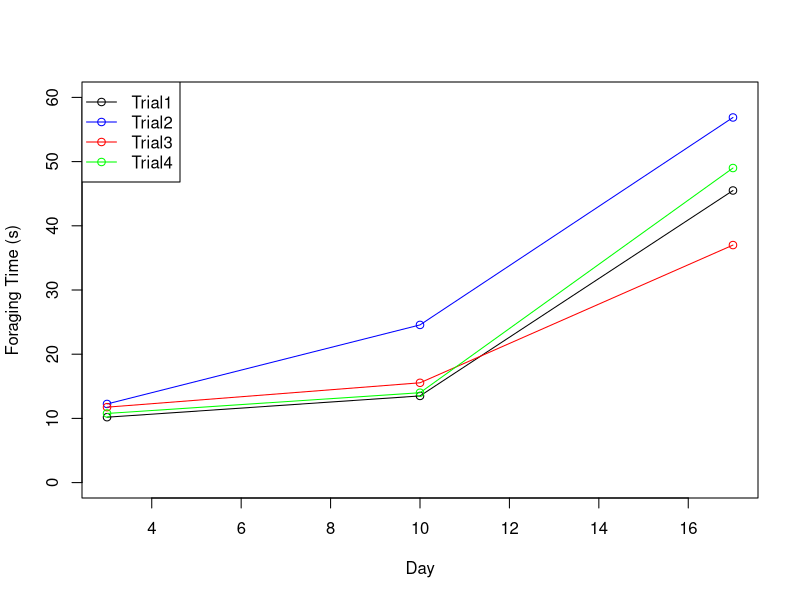

This chart was generated by the following R code:
## ---- chunk 1
knitr::opts_chunk$set(echo = TRUE)
## ---- chunk 2
Data<-read.csv('Data/FlockingAndForaging_Data.csv') #use the read.csv() file to load in the data
## ---- chunk 3
library(tidyr);library(dplyr)
SummaryData<-Data %>%
  group_by(Trial,Day) %>%
  summarise(MeanForagingTime=mean(ForagingTime,na.rm=T),
            StandardDeviation=sqrt(var(ForagingTime,na.rm=T)),
            N=length(unique(Group)),
            NStarved=sum(CauseOfDeath=='s'),
            NDepredated=sum(CauseOfDeath=='h' | CauseOfDeath=='g'))
SummaryData$NSurvived<-SummaryData$N-SummaryData$NStarved-SummaryData$NDepredated
SummaryData$PStarved<-SummaryData$NStarved/SummaryData$N
SummaryData$PDepredated<-SummaryData$NDepredated/SummaryData$N
SummaryData$PSurvived<-SummaryData$NSurvived/SummaryData$N
SummaryData<-as.data.frame(SummaryData)
## ---- chunk 4

SummaryData<-subset.data.frame(SummaryData,SummaryData$Day==3 | SummaryData$Day==10 |SummaryData$Day==17)

## ---- chunk 5
Trial1<-subset.data.frame(SummaryData,SummaryData$Trial==1)
Trial2<-subset.data.frame(SummaryData,SummaryData$Trial==2)
Trial3<-subset.data.frame(SummaryData,SummaryData$Trial==3)
Trial4<-subset.data.frame(SummaryData,SummaryData$Trial==4)
## ---- chunk 6
plot(MeanForagingTime~Day,data=Trial1,type='o',ylim=c(0,60),ylab='Foraging Time (s)')
lines(MeanForagingTime~Day,data=Trial2,type='o',col='blue')
lines(MeanForagingTime~Day,data=Trial3,type='o',col='red')
lines(MeanForagingTime~Day,data=Trial4,type='o',col='green')
legend('topleft',legend=c('Trial1','Trial2','Trial3','Trial4'),lty=rep(1,4),pch=rep(1,4),col=c('black','blue','red','green'))
## ---- chunk 7
TTest<-function(m1,m2,SD1,SD2,N1,N2){
  t<-abs((m1-m2)/sqrt(SD1^2/N2+SD2^2/N1))
  df<-N1+N2-2
  p<-2*pt(t,df,lower.tail=F)
  Res<-data.frame(t,df,p)
  return(Res)
}
## ---- chunk 8
Test12<-TTest(Trial1$MeanForagingTime[1],Trial1$MeanForagingTime[2],Trial1$StandardDeviation[1],Trial1$StandardDeviation[2],Trial1$N[1],Trial1$N[2])
Test23<-TTest(Trial1$MeanForagingTime[2],Trial1$MeanForagingTime[3],Trial1$StandardDeviation[2],Trial1$StandardDeviation[3],Trial1$N[2],Trial1$N[3])
Test13<-TTest(Trial1$MeanForagingTime[1],Trial1$MeanForagingTime[3],Trial1$StandardDeviation[1],Trial1$StandardDeviation[3],Trial1$N[1],Trial1$N[3])
